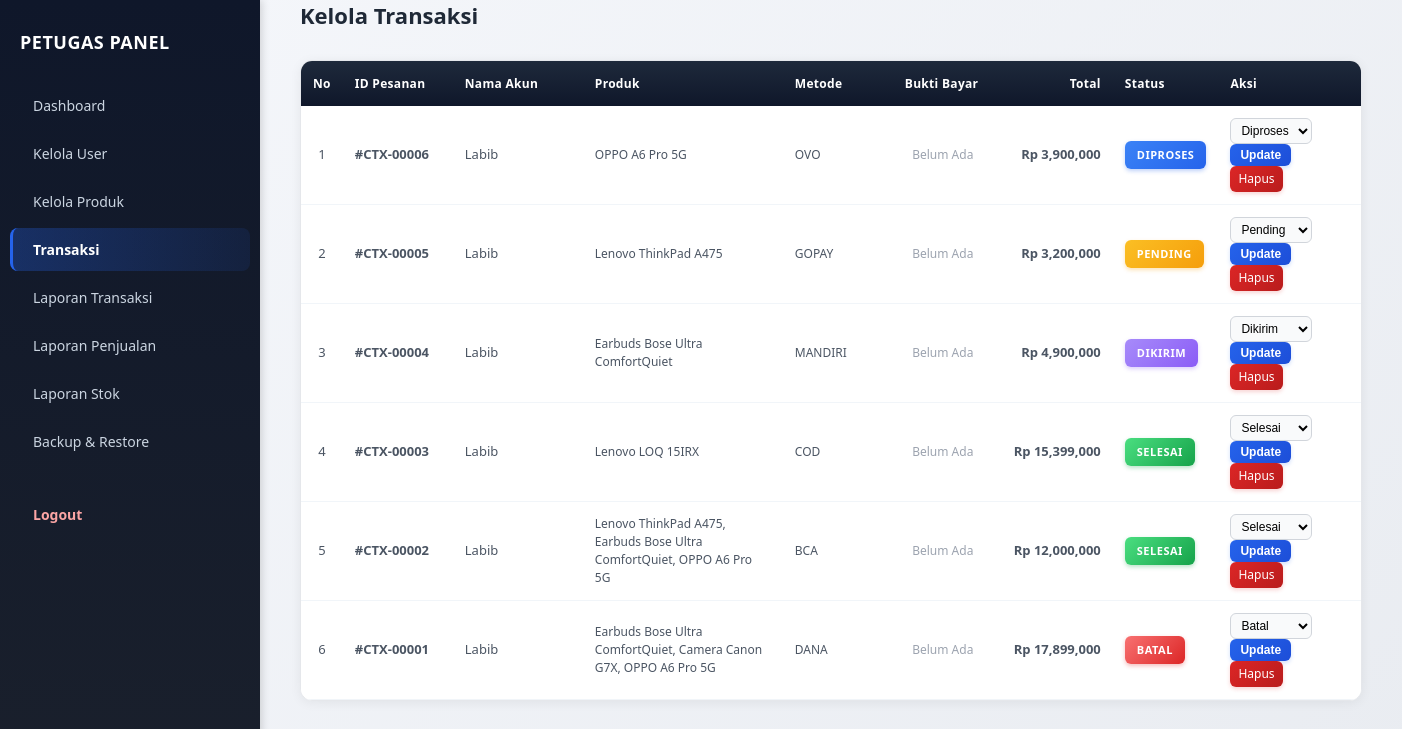
Page /petugas/transaksi.php (signed in) on the earlier database version.
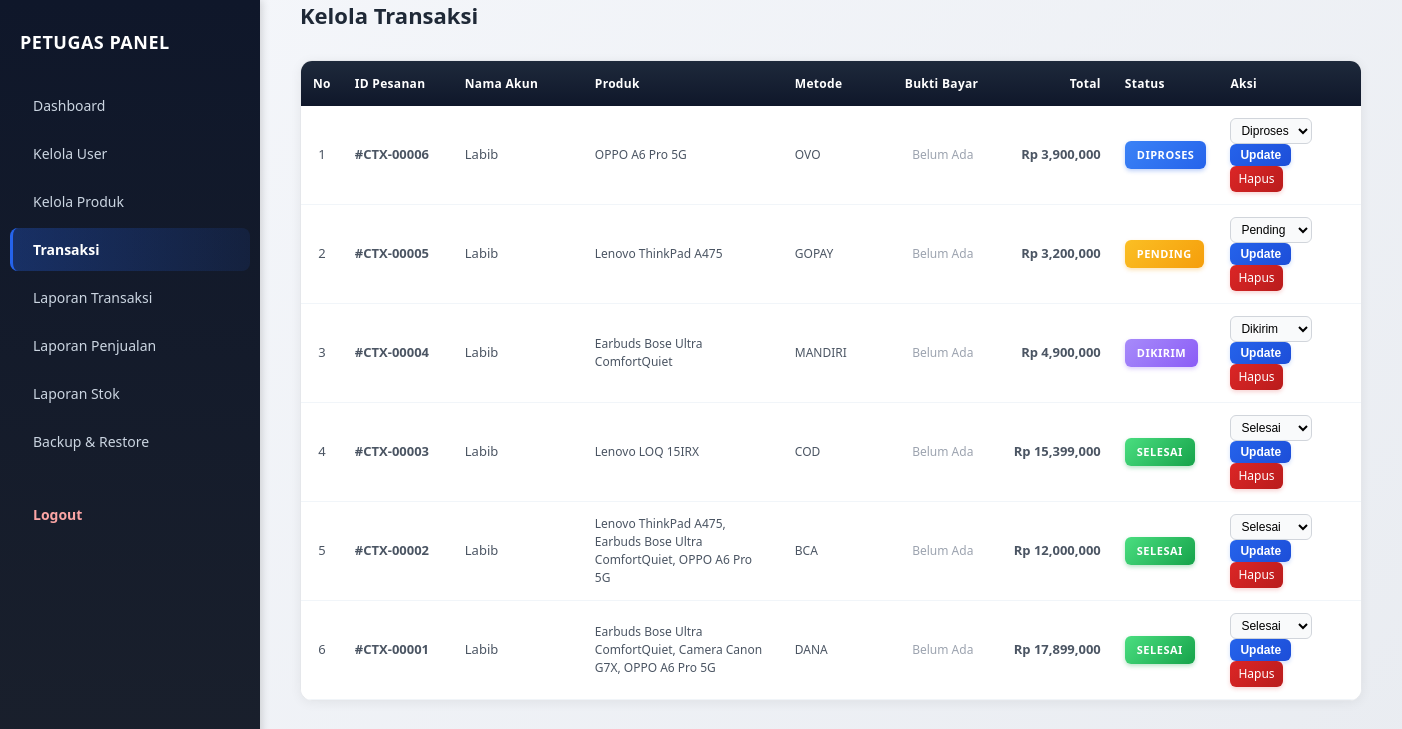
Same page on the later database version.
### tables this page shows
CREATE TABLE `pesanan` (
  `id` int(11) NOT NULL AUTO_INCREMENT,
  `user_id` int(11) DEFAULT NULL,
  `nama_penerima` varchar(100) DEFAULT NULL,
  `hp` varchar(20) DEFAULT NULL,
  `alamat` text DEFAULT NULL,
  `metode_bayar` varchar(50) DEFAULT NULL,
  `total_bayar` int(11) DEFAULT NULL,
  `status_pesanan` varchar(20) DEFAULT 'Pending',
  `tanggal_pesan` datetime DEFAULT current_timestamp(),
  PRIMARY KEY (`id`)
);

CREATE TABLE `users` (
  `id` int(11) NOT NULL AUTO_INCREMENT,
  `nama` varchar(100) NOT NULL,
  `email` varchar(100) NOT NULL,
  `password` varchar(255) NOT NULL,
  `role` enum('admin','user') DEFAULT 'user',
  `created_at` timestamp NOT NULL DEFAULT current_timestamp(),
  PRIMARY KEY (`id`),
  UNIQUE KEY `email` (`email`)
);

### petugas/transaksi.php (the view, shortened to what the changed rows need)
<?php
include __DIR__ . "/../config/database.php";
$dataTransaksi = mysqli_query($conn, "SELECT pesanan.*, users.nama AS nama_akun
     FROM pesanan
     LEFT JOIN users ON pesanan.user_id = users.id
     ORDER BY pesanan.id DESC");
?>
<!DOCTYPE html>
<html lang="id">
<head>
</head>
<body>
    <div class="wrapper">
        <div class="sidebar">
            <h2>PETUGAS PANEL</h2>
        </div>
        <div class="content">
            <h1>Kelola Transaksi</h1>
            <div class="table-wrapper">
            <table>
                <thead>
                <tr>
                    <th style="width: 40px;">No</th>
                    <th style="width: 110px;">ID Pesanan</th>
                    <th style="width: 130px;">Nama Akun</th>
                    <th style="width: 200px;">Produk</th>
                    <th style="width: 110px;">Metode</th>
                    <th style="width: 100px;">Bukti Bayar</th>
                    <th style="width: 120px; text-align: right;">Total</th>
                    <th style="width: 100px;">Status</th>
                    <th>Aksi</th>
                </tr>
                </thead>
                <tbody>
                <?php $no = 1;
                while ($t = mysqli_fetch_assoc($dataTransaksi)) :
                    $st_class = strtolower(str_replace(' ', '', $t['status_pesanan']));
                ?>
                    <tr>
                        <td style="width: 40px; text-align: center;"><?= $no++ ?></td>
                        <td style="width: 110px;"><strong>#CTX-<?= str_pad($t['id'], 5, '0', STR_PAD_LEFT) ?></strong></td>
                        <td style="width: 130px;"><?= htmlspecialchars($t['nama_akun'] ?? 'User Terhapus') ?></td>
                        <td style="width: 200px; max-width: 200px; word-break: break-word; font-size: 12px;">
                            <?php
                            $produk_query = mysqli_query($conn, "SELECT produk.nama FROM pesanan_detail
                                LEFT JOIN produk ON pesanan_detail.produk_id = produk.id
                                WHERE pesanan_detail.pesanan_id = '{$t['id']}'\n                                ORDER BY pesanan_detail.id ASC");
                            $produk_list = [];
                            while ($p = mysqli_fetch_assoc($produk_query)) {
                                if ($p['nama']) {
                                    $produk_list[] = $p['nama'];
                                }
                            }
                            if (!empty($produk_list)) {
                                echo implode(', ', $produk_list);
                            } else {
                                echo '-';
                            }
                            ?>
                        </td>
                        <td style="width: 110px; font-size: 12px;"><?= htmlspecialchars($t['metode_bayar'] ?? '-') ?></td>
                        <td style="width: 100px; text-align: center; font-size: 12px;">
                            <?php
                            $bukti_query = mysqli_query($conn, "SELECT * FROM bukti_pembayaran WHERE transaksi_id = '{$t['id']}' LIMIT 1");
                            $bukti = mysqli_fetch_assoc($bukti_query);
                            if ($bukti) {
                                ?>
                                <button class="btn-view-bukti" onclick="showBukti('<?= $bukti['bukti'] ?>', '<?= $bukti['status'] ?>', '<?= htmlspecialchars($t['nama_akun'] ?? 'User') ?>')">Lihat Bukti</button>
                                <?php
                            } else {
                                ?>
                                <span style="color: #9ca3af; font-size: 12px;">Belum Ada</span>
                                <?php
                            }
                            ?>
                        </td>
                        <td style="width: 120px; text-align: right; font-weight: 600;">Rp <?= number_format($t['total_bayar']) ?></td>
                        <td style="width: 100px;">
                            <span class="status <?= $st_class ?>">
                                <?= strtoupper($t['status_pesanan']) ?>
                            </span>
                        </td>
                        <td style="font-size: 12px;">
                            <form method="post" style="display:inline; margin-right: 5px;">
                                <select name="status" style="font-size: 12px; padding: 4px 6px;">
                                    <option value="Selesai" <?= $t['status_pesanan'] == 'Selesai' ? 'selected' : '' ?>>Selesai</option>
                                    <option value="Batal" <?= $t['status_pesanan'] == 'Batal' ? 'selected' : '' ?>>Batal</option>
                                </select>
                                <button name="update_status" style="font-size: 12px; padding: 4px 10px;">Update</button>
                            </form>
                            <a class="action hapus" href="?hapus=<?= $t['id'] ?>" onclick="return confirm('Hapus?')" style="font-size: 12px; padding: 4px 8px; display: inline-block;">Hapus</a>
                        </td>
                    </tr>
                <?php endwhile; ?>
                </tbody>
            </table>
            </div>
    </div>
</body>
</html>

Differences in the rows shown:
changed pesanan "DANA": status_pesanan "BATAL" → "SELESAI"; status "Batal" → "Selesai"
